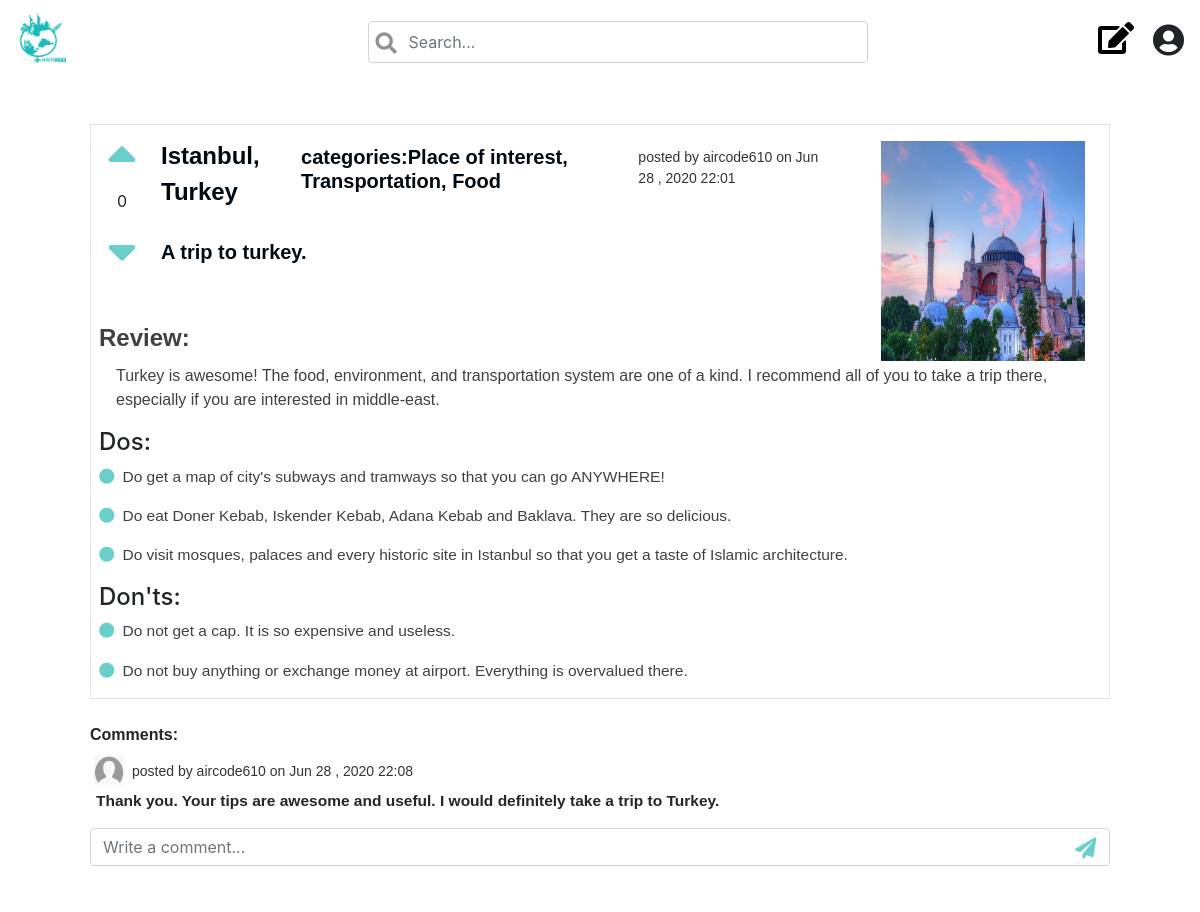
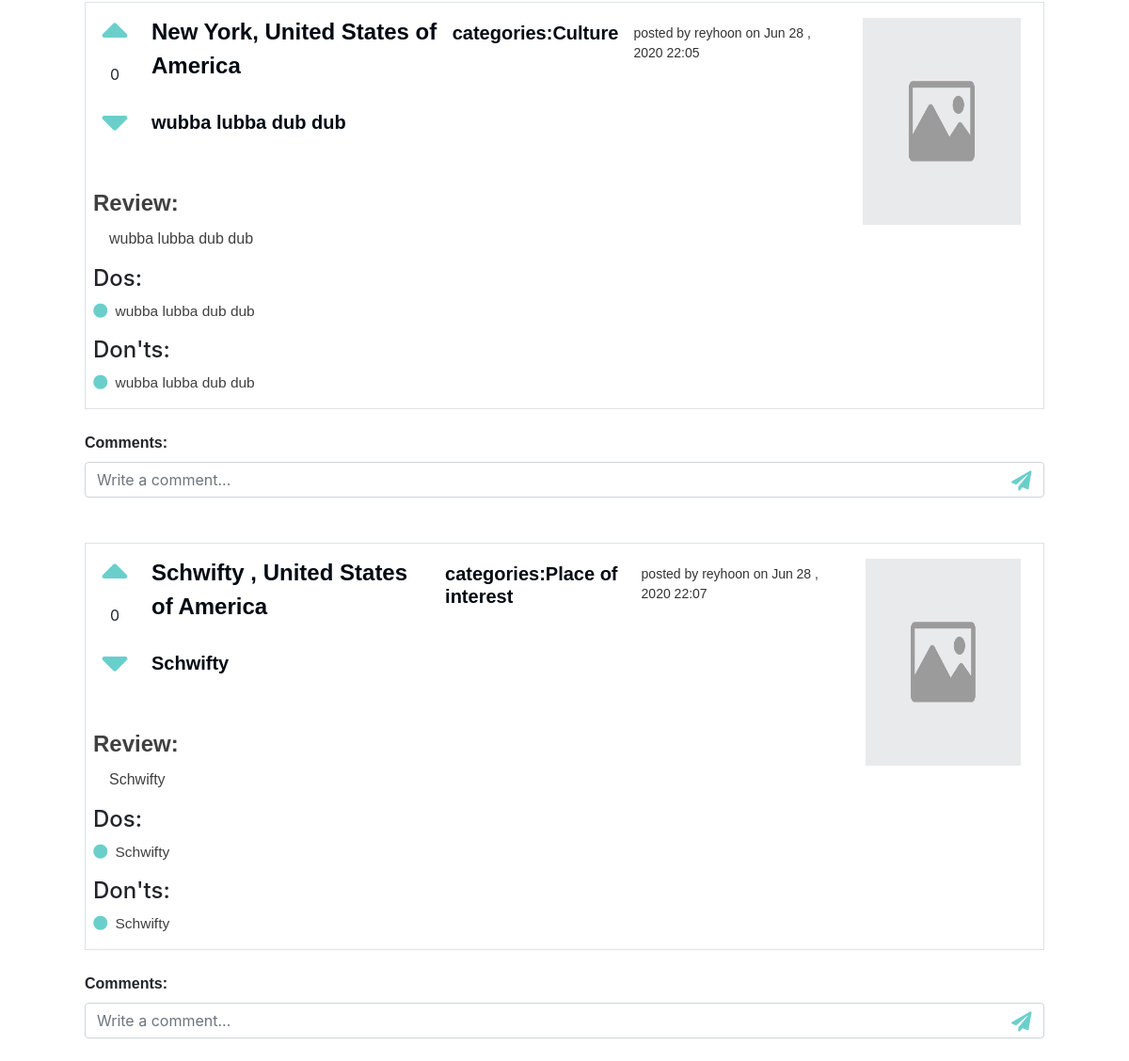
Screenshot of / (signed in) with the database file from the repository (2 pictures, top to bottom).
### whub/models.py (models this page shows, shortened)
class Review(models.Model):
    user = models.ForeignKey(User, null= True, on_delete=models.CASCADE)
    category = models.OneToOneField(Category, on_delete = models.CASCADE, default = 0)
    title = models.CharField(max_length=100, blank=True)
    text = models.TextField(max_length=200,  blank=True)
    image = models.ImageField(upload_to = 'images', default = 'C:/FP/FP/media/images/default.png')
    cdatetime = models.CharField(max_length=100, null=True, blank=True)
    city = models.CharField(max_length=50, blank=True)
    country = models.ForeignKey(Country, null= True, on_delete=models.CASCADE)
    votes = models.IntegerField(default = 0)

class Country(models.Model):
    name = models.CharField(max_length=50)

class Category(models.Model):
    name = MultiSelectField(choices=MY_CHOICES,
    max_choices=3)

class Do(models.Model):
    text = models.CharField(max_length=150)
    review = models.ForeignKey(Review, null= True, on_delete=models.CASCADE)

class Dont(models.Model):
    text = models.CharField(max_length=150)
    review = models.ForeignKey(Review, null= True, on_delete=models.CASCADE)

class Comment(models.Model):
    text = models.CharField(max_length=150)
    cdatetime = models.CharField(max_length=100, null=True, blank=True)
    review = models.ForeignKey(Review, null= True, on_delete=models.CASCADE)
    user = models.ForeignKey(User, null= True, on_delete=models.CASCADE)

### whub/views.py (the view)
# urls.py: path("", views.index, name="index"),
def index(request):
    if not request.user.is_authenticated:
        return render(request, "whub/login.html", {"message": None})
    context = {
        "user": request.user,
        "reviews" : Review.objects.all().order_by('-votes'),
        "dos" : Do.objects.all(),
        "donts" : Dont.objects.all(),
        "comments" : Comment.objects.all(),
    }
    return render(request, "whub/home.html", context)

### whub/templates/whub/home.html (shortened to what this page needs)
<!doctype html>
{% load static %}
<html lang="en">
<head>
  <link rel="stylesheet" href="https://stackpath.bootstrapcdn.com/bootstrap/4.4.1/css/bootstrap.min.css">
  <link rel="stylesheet" href="https://cdnjs.cloudflare.com/ajax/libs/font-awesome/4.7.0/css/font-awesome.min.css">
  <link rel="stylesheet" href="https://use.fontawesome.com/releases/v5.8.1/css/all.css">
  <link rel="stylesheet" type= "text/css" href="{% static 'whub/whub.css' %}">
</head>
<body>
  <nav class="navbar navbar-expand-lg navbar-expand-md navbar-expand-sm navbar-expand">
    <a class="navbar-brand nav" href="{% url 'index' %}">
      <img src="{% static 'whub/travel.jpg' %}" alt="Whub" width="50px;" height="50px;">
    </a>
    <div class="inputWithIcon mx-auto mt-2">
      <input id="search-input" class="form-control" type="text" placeholder="Search..." aria-label="Search" onkeypress="return searchinp(event)">
      <i class="fa fa-search fa-lg fa-fw" aria-hidden="true" data-toggle="tooltip" data-placement="bottom" title="Search" onclick="search()"></i>
    </div>
    <a class="hover-icon mr-5" href="{% url 'review' %}">
      <i class="fa fa-pencil-square-o fa-2x fa-fw mt-2 mr-3 mb-2" aria-hidden="true" data-toggle="tooltip" data-placement="bottom" title="Write review"></i>
    </a>
    <div class="dropdown">
      <i class="form-inline align-middle fas fa-user-circle fa-2x icon mt-1" title="Profile" id="dropdownMenuButton" data-toggle="dropdown" aria-haspopup="true" aria-expanded="false"></i>
    </div>
  </nav>
  {% for review in reviews %}
  <div class=" mt-5 mx-auto info mb-4">
    <div class="d-flex flex-column border">
      <div class="d-inline-flex mt-3">
        <div class="d-flex flex-column ml-3">
          <i class="fa fa-sort-asc fa-3x vote" aria-hidden="true"  onclick="upvote({{review.id}})"></i>
          <p class="votes" id="v{{review.id}}">{{review.votes}}</p>
          <i class="fa fa-sort-desc fa-3x vote" aria-hidden="true" onclick="downvote({{review.id}})"></i>
        </div>
        <p class="loc ml-4">{{review.city}}, {{review.country.name}}</p>
        <p class="title category ml-3"> categories:{{review.category.name}}</p>
        <p class="dateuser ml-3 mr-3">posted by {{review.user}} on {{review.cdatetime}}</p>
        {% if review.image %}
        <div class="d-flex justify-content-end ml-auto mr-4 mb-3" >
          <img src="{{ review.image.url }}" class=" ph" >
        </div>
        {% else %}
        <div class="d-flex justify-content-end ml-auto mr-4 mb-3" >
          <img src="{% static 'whub/default.png' %}" class=" ph" >
        </div>
        {% endif %}
      </div>
      <p id="title" class="title">{{review.title}}</p>
      <div class="text">
        <h4 class="ml-2 header">Review:</h4>
        <br>
        <p class="text mr-3" id="text">{{review.text}}</p>
      </div>
      <div class="ml-2">
        <h4>Dos:</h4>
        {% for do in dos %}
        {% if do.review == review %}
        <p class="do text mr-3"><i class="fa fa-circle mr-2" aria-hidden="true"></i>{{do.text}}</p>
        {% endif %}
        {% endfor %}
      </div>
      <div class=" ml-2">
        <h4>Don'ts:</h4>
        {% for dont in donts %}
        {% if dont.review == review %}
        <p class="dont text mr-3"><i class="fa fa-circle mr-2" aria-hidden="true"></i>{{dont.text}}</p>
        {% endif %}
        {% endfor %}
      </div>
    </div>
    <label class="comment mt-4">Comments:</label>
    {% for comment in comments %}
    {% if comment.review == review %}
    <div class="mb-3">
      <div class="row ml-1">
        <img src="{% static 'whub/man.png' %}" alt="Profile" width="30px;" height="30px;">
        <p class="dateuser ml-2">posted by {{comment.user}} on {{comment.cdatetime}}</p>
      </div>
      <p class="do txt mt-1">{{comment.text}}</p>
    </div>
    {% endif %}
    {% endfor %}
    <div class="sendcomment">
      <input type="text" class="form-control cmt" placeholder="Write a comment..." maxlength="150" onkeypress="return sendcmt(event, rid = {{review.id}})" id="{{review.id}}"/>
      <i class="fa fa-paper-plane fa-lg fa-fw" aria-hidden="true" data-toggle="tooltip" data-placement="bottom" title="Send" onclick="send({{review.id}})"></i>
    </div>
  </div>
  {% endfor %}
</body>
</html>

### whub/static/whub/whub.css (style rules this page uses)
#search-input { position: relative; width: 500px; height: 42px; }
.inputWithIcon input[type=text] { padding-left: 40px; }
.sendcomment input[type=text] { padding-right: 40px; }
.inputWithIcon, .sendcomment { position: relative; }
.inputWithIcon i { position: absolute; left: 0; top: 5px; padding: 9px 8px; opacity: 0.5; }
.sendcomment i { position: absolute; right: 0; top: 12px; padding-right: 35px; Transition: 3s; cursor: pointer; }
.hover-icon { position: absolute; bottom: auto; right: 0; color: #000; text-decoration: none; }
.hover-icon:before { content: ""; position: absolute; width: 60%; height: 1px; bottom: 0; left: 0; background-color: #000; visibility: hidden; -webkit-transform: scaleX(0); transform: scaleX(0); -webkit-transition: all 0.3s ease-in-out 0s; transition: all 0.3s ease-in-out 0s; }
.vote { color: #6acfcb; }
.ph { width: 85%; height: 220px; }
.border { border-left: none; border-bottom: 1px solid #b7b7b7; background-color: #fff; }
.title { color: #000a12; font-weight: bold; font-size: 20px; line-height: 24px; text-decoration: none; cursor: pointer; font-family: "Trip Sans", Arial, sans-serif; margin-top: -137px; margin-bottom: 60px; margin-left: 70px; cursor: pointer; }
.category { margin-top: 4px; cursor: pointer; }
.do { word-break: break-word; }
.dont { word-break: break-word; }
.loc { color: #000a12; font-weight: bold; font-size: 24px; font-family: "Trip Sans", Arial, sans-serif; margin-top: -3px; cursor: pointer; }
.dateuser { opacity: 0.8; font-size: 14px; margin-bottom: 0; color: #000; text-align: left; font-family: "Trip Sans", Arial, sans-serif; margin-top: 6px; cursor: pointer; }
.votes { margin-left: 10px; margin-bottom: 5px; cursor: pointer; }
.fa-circle, .fa-paper-plane { color: #6acfcb; }
.header { font-weight: 600; }
#text { color: #404040; font-size: 16px; font-family: "Trip Sans", Arial, sans-serif; word-break: break-word; margin-top: -20px; margin-left: 25px; }
.text { color: #404040; font-size: 15.5px; font-family: "Trip Sans", Arial, sans-serif; }
.txt { color: #262626; font-size: 15.5px; font-family: "Trip Sans", Arial, sans-serif; font-weight: 600; margin-left: 6px; }
.info { width: 85%; }
.comment { font-family: Arial, "Helvetica Neue", Helvetica, sans-serif; cursor: pointer; font-weight: 700; }

### rows the page displays
Review: votes "0", city "Istanbul", country.name "Turkey", category.name "Place of interest, Transportation, Food", user "aircode610", cdatetime "Jun 28 , 2020 22:01", image (picture), title "A trip to turkey.", text "Turkey is awesome! The food, environment, and transportation system are one of a kind. I recommend all of you to take a trip there, especially if you are interested in middle-east."
Do: text "Do get a map of city's subways and tramways so that you can go ANYWHERE!"
Do: text "Do eat Doner Kebab, Iskender Kebab, Adana Kebab and Baklava. They are so delicious."
Do: text "Do visit mosques, palaces and every historic site in Istanbul so that you get a taste of Islamic architecture."
Dont: text "Do not get a cap. It is so expensive and useless."
Dont: text "Do not buy anything or exchange money at airport. Everything is overvalued there."
Comment: user "aircode610", cdatetime "Jun 28 , 2020 22:08", text "Thank you. Your tips are awesome and useful. I would definitely take a trip to Turkey."
Review: votes "0", city "New York", country.name "United States of America", category.name "Culture", user "reyhoon", cdatetime "Jun 28 , 2020 22:05", title "wubba lubba dub dub", text "wubba lubba dub dub"
Do: text "wubba lubba dub dub"
Dont: text "wubba lubba dub dub"
Review: votes "0", city "Schwifty", country.name "United States of America", category.name "Place of interest", user "reyhoon", cdatetime "Jun 28 , 2020 22:07", title "Schwifty", text "Schwifty"
Do: text "Schwifty"
Dont: text "Schwifty"
